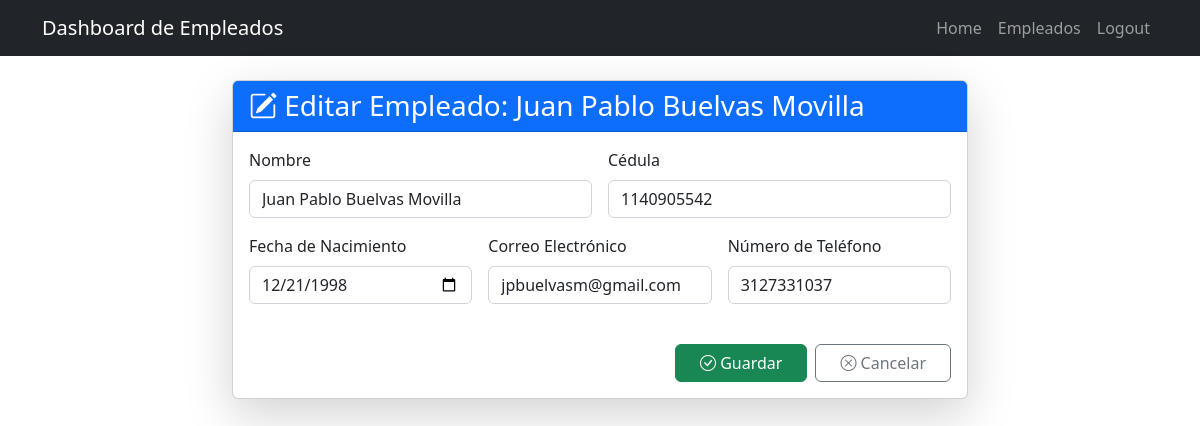
Page /employees/5/update/ (signed in) on the committed database.
### employees/models.py (models this page shows, shortened)
class Employess(models.Model):
    name = models.CharField(max_length=200)
    DNI = models.CharField(max_length=20)   # en vez de IntegerField
    created = models.DateTimeField(auto_now_add=True)
    birthdate = models.DateField(null=True, blank=True)  # Cambiado a DateField
    email = models.EmailField(max_length=100)  # Cambiado a EmailField
    phone = models.CharField(max_length=20) # en vez de IntegerField
    user = models.ForeignKey(User, on_delete=models.CASCADE)

### employees/views.py (the view)
# urls.py: path('employees/<int:pk>/update/', EmployeeUpdateView.as_view(), name='update_employee'),
class EmployeeUpdateView(LoginRequiredMixin, UpdateView):
    model = Employess
    form_class = EmployessForm
    template_name = 'employee_form.html'
    success_url = reverse_lazy('employees')

### employees/forms.py (shortened to what this page needs)
class EmployessForm(forms.ModelForm):
    class Meta:
        model = Employess
        fields = ['name', 'DNI', 'birthdate', 'email', 'phone']
        widgets = {
            'name': forms.TextInput(attrs={'class': 'form-control'}),
            'DNI': forms.NumberInput(attrs={'class': 'form-control'}),
            'birthdate': forms.DateInput(attrs={'class': 'form-control', 'type': 'date'}),
            'email': forms.EmailInput(attrs={'class': 'form-control'}),
            'phone': forms.NumberInput(attrs={'class': 'form-control'}),
        }

### employees/templates/employee_form.html (shortened to what this page needs)
{% extends "base.html" %}
{% block content %}
<div class="container mt-4">
  <div class="row justify-content-center">
    <div class="col-md-8">
      <div class="card shadow-lg">
        <div class="card-header bg-primary text-white">
          <h3 class="card-title mb-0">
            <i class="bi bi-pencil-square"></i> Editar Empleado: {{ object.name }}
          </h3>
        </div>
        <div class="card-body">
          <form method="POST">
            <div class="row g-3">
              <div class="col-md-6">
                <div class="mb-3">
                  <label for="{{ form.name.id_for_label }}" class="form-label">Nombre</label>
                  {{ form.name }}
                </div>
              </div>
              <div class="col-md-6">
                <div class="mb-3">
                  <label for="{{ form.DNI.id_for_label }}" class="form-label">Cédula</label>
                  {{ form.DNI }}
                </div>
              </div>
            </div>
            <div class="row g-3">
              <div class="col-md-4">
                <div class="mb-3">
                  <label for="{{ form.birthdate.id_for_label }}" class="form-label">Fecha de Nacimiento</label>
                  {{ form.birthdate }}
                </div>
              </div>
              <div class="col-md-4">
                <div class="mb-3">
                  <label for="{{ form.email.id_for_label }}" class="form-label">Correo Electrónico</label>
                  {{ form.email }}
                </div>
              </div>
              <div class="col-md-4">
                <div class="mb-3">
                  <label for="{{ form.phone.id_for_label }}" class="form-label">Número de Teléfono</label>
                  {{ form.phone }}
                </div>
              </div>
            </div>
             <div class="d-flex justify-content-end mt-4">
                 <button type="submit" class="btn btn-success px-4 me-2">
                   <i class="bi bi-check-circle"></i> Guardar
                 </button>
                <a href="{% url 'employees' %}" class="btn btn-outline-secondary px-4">
                  <i class="bi bi-x-circle"></i> Cancelar
                </a>
              </div>
          </form>
        </div>
      </div>
    </div>
  </div>
</div>
{% endblock %}

### rows in the picture
Employess: name "Juan Pablo Buelvas Movilla", DNI "1140905542", birthdate "12/21/1998", email "jpbuelvasm@gmail.com", phone "3127331037"
